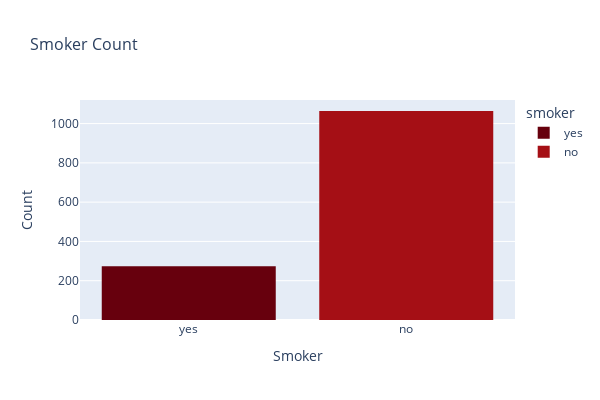

This figure's notebook cell:
### Code cell
fig = px.histogram(df, x='smoker', color='smoker',
                   title='Smoker Count',
                   color_discrete_sequence=px.colors.sequential.Reds_r,
                   width=600, height=400)

fig.update_layout(
    xaxis_title='Smoker',
    yaxis_title='Count',
    title_font_size=16,
    xaxis_tickfont_size=12,
    yaxis_tickfont_size=12
)

fig.show()

### Figure 1 — Plotly figure (JSON) as saved in the notebook; plotly's stock layout.template omitted (floating-point values rounded to 4 significant figures; data arrays with more than 128 entries replaced by an {"elided": "..."} marker saying what was removed)
{"data": [{"bingroup": "x", "hovertemplate": "smoker=%{x}<br>count=%{y}<extra></extra>", "legendgroup": "yes", "marker": {"color": "rgb(103,0,13)", "pattern": {"shape": ""}}, "name": "yes", "orientation": "v", "showlegend": true, "type": "histogram", "x": {"elided": "274 str values"}, "xaxis": "x", "yaxis": "y"}, {"bingroup": "x", "hovertemplate": "smoker=%{x}<br>count=%{y}<extra></extra>", "legendgroup": "no", "marker": {"color": "rgb(165,15,21)", "pattern": {"shape": ""}}, "name": "no", "orientation": "v", "showlegend": true, "type": "histogram", "x": {"elided": "1064 str values"}, "xaxis": "x", "yaxis": "y"}], "layout": {"barmode": "relative", "height": 400, "legend": {"title": {"text": "smoker"}, "tracegroupgap": 0}, "title": {"font": {"size": 16}, "text": "Smoker Count"}, "width": 600, "xaxis": {"anchor": "y", "categoryarray": ["yes", "no"], "categoryorder": "array", "domain": [0, 1], "tickfont": {"size": 12}, "title": {"text": "Smoker"}}, "yaxis": {"anchor": "x", "domain": [0, 1], "tickfont": {"size": 12}, "title": {"text": "Count"}}}}
